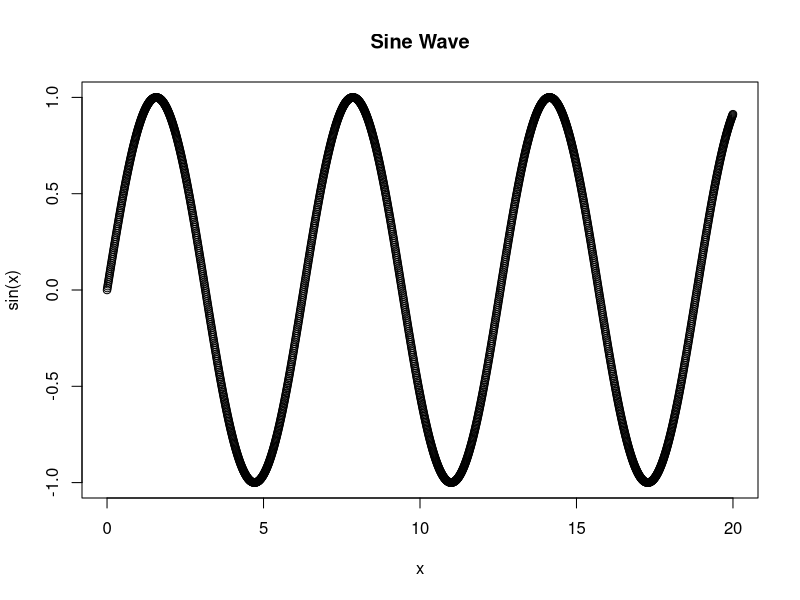

Reproduce this figure in R.
## ---- chunk 1
x <- seq(0, 20, 0.01)
y <- sin(x)
sin_df <- data.frame(x = x, y = y)
head(sin_df, 3)

plot(sin_df$x, sin_df$y, main = "Sine Wave", xlab = "x", ylab = "sin(x)")
